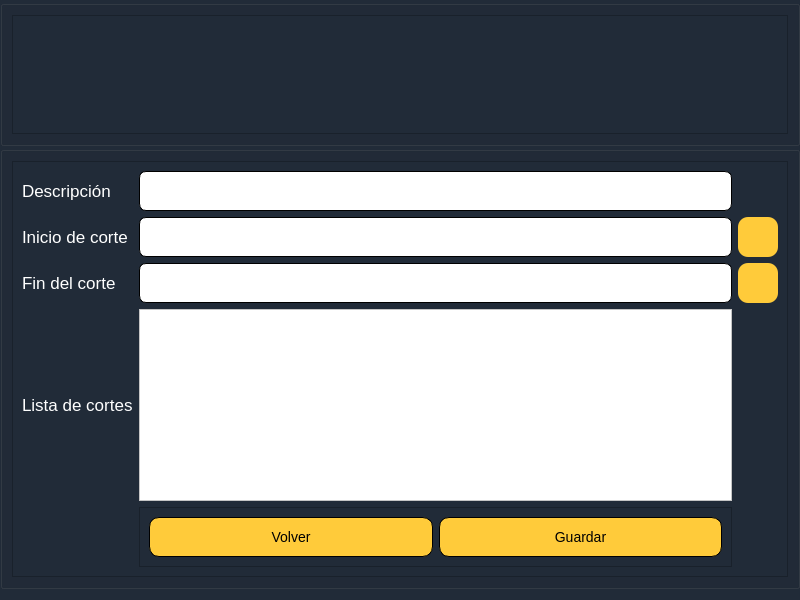
<?xml version="1.0" encoding="UTF-8"?>
<ui version="4.0">
 <class>OnlineRoutingMapperDialogBase</class>
 <widget class="QDialog" name="OnlineRoutingMapperDialogBase">
  <property name="enabled">
   <bool>true</bool>
  </property>
  <property name="geometry">
   <rect>
    <x>0</x>
    <y>0</y>
    <width>800</width>
    <height>600</height>
   </rect>
  </property>
  <property name="sizePolicy">
   <sizepolicy hsizetype="Fixed" vsizetype="Expanding">
    <horstretch>0</horstretch>
    <verstretch>0</verstretch>
   </sizepolicy>
  </property>
  <property name="minimumSize">
   <size>
    <width>400</width>
    <height>400</height>
   </size>
  </property>
  <property name="maximumSize">
   <size>
    <width>800</width>
    <height>600</height>
   </size>
  </property>
  <property name="windowTitle">
   <string>Online Routing Mapper</string>
  </property>
  <property name="styleSheet">
   <string notr="true">background-color: rgb(33, 43, 56);</string>
  </property>
  <layout class="QVBoxLayout" name="verticalLayout_2">
   <property name="spacing">
    <number>0</number>
   </property>
   <property name="sizeConstraint">
    <enum>QLayout::SetMinAndMaxSize</enum>
   </property>
   <property name="leftMargin">
    <number>0</number>
   </property>
   <property name="topMargin">
    <number>0</number>
   </property>
   <property name="rightMargin">
    <number>0</number>
   </property>
   <item>
    <widget class="QGroupBox" name="groupBox_2">
     <property name="minimumSize">
      <size>
       <width>0</width>
       <height>100</height>
      </size>
     </property>
     <property name="maximumSize">
      <size>
       <width>16777215</width>
       <height>200</height>
      </size>
     </property>
     <layout class="QHBoxLayout" name="horizontalLayout">
      <item>
       <widget class="QFrame" name="frame_4">
        <property name="frameShape">
         <enum>QFrame::StyledPanel</enum>
        </property>
        <property name="frameShadow">
         <enum>QFrame::Raised</enum>
        </property>
       </widget>
      </item>
     </layout>
    </widget>
   </item>
   <item>
    <widget class="QGroupBox" name="groupBox_3">
     <property name="sizePolicy">
      <sizepolicy hsizetype="Expanding" vsizetype="Fixed">
       <horstretch>0</horstretch>
       <verstretch>0</verstretch>
      </sizepolicy>
     </property>
     <layout class="QVBoxLayout" name="verticalLayout">
      <item>
       <widget class="QFrame" name="frame">
        <property name="sizePolicy">
         <sizepolicy hsizetype="Expanding" vsizetype="Fixed">
          <horstretch>0</horstretch>
          <verstretch>0</verstretch>
         </sizepolicy>
        </property>
        <property name="minimumSize">
         <size>
          <width>100</width>
          <height>100</height>
         </size>
        </property>
        <property name="styleSheet">
         <string notr="true">background-color: rgb(33, 43, 56);</string>
        </property>
        <property name="frameShape">
         <enum>QFrame::StyledPanel</enum>
        </property>
        <property name="frameShadow">
         <enum>QFrame::Raised</enum>
        </property>
        <layout class="QGridLayout" name="gridLayout">
         <item row="7" column="1">
          <widget class="QLineEdit" name="startTxt">
           <property name="enabled">
            <bool>true</bool>
           </property>
           <property name="minimumSize">
            <size>
             <width>0</width>
             <height>40</height>
            </size>
           </property>
           <property name="styleSheet">
            <string notr="true">background-color: rgb(255, 255, 255);
border-radius:7px;
border:1px solid black

</string>
           </property>
           <property name="readOnly">
            <bool>true</bool>
           </property>
          </widget>
         </item>
         <item row="7" column="0">
          <widget class="QLabel" name="stopLbl">
           <property name="font">
            <font>
             <pointsize>13</pointsize>
            </font>
           </property>
           <property name="styleSheet">
            <string notr="true">color: rgb(255, 255, 255);</string>
           </property>
           <property name="text">
            <string>Fin del corte</string>
           </property>
          </widget>
         </item>
         <item row="4" column="0">
          <widget class="QLabel" name="startLlb">
           <property name="font">
            <font>
             <pointsize>13</pointsize>
            </font>
           </property>
           <property name="styleSheet">
            <string notr="true">color: rgb(255, 255, 255);</string>
           </property>
           <property name="text">
            <string>Inicio de corte</string>
           </property>
          </widget>
         </item>
         <item row="9" column="0">
          <widget class="QLabel" name="stopLbl_2">
           <property name="font">
            <font>
             <pointsize>13</pointsize>
            </font>
           </property>
           <property name="styleSheet">
            <string notr="true">color: rgb(255, 255, 255);</string>
           </property>
           <property name="text">
            <string>Lista de cortes</string>
           </property>
          </widget>
         </item>
         <item row="4" column="1">
          <widget class="QLineEdit" name="stopTxt">
           <property name="minimumSize">
            <size>
             <width>0</width>
             <height>40</height>
            </size>
           </property>
           <property name="styleSheet">
            <string notr="true">background-color: rgb(255, 255, 255);
border-radius:7px;
border:1px solid black</string>
           </property>
           <property name="readOnly">
            <bool>true</bool>
           </property>
          </widget>
         </item>
         <item row="1" column="0">
          <widget class="QLabel" name="startLlb_2">
           <property name="font">
            <font>
             <pointsize>13</pointsize>
            </font>
           </property>
           <property name="styleSheet">
            <string notr="true">color: rgb(255, 255, 255);</string>
           </property>
           <property name="text">
            <string>Descripción</string>
           </property>
          </widget>
         </item>
         <item row="1" column="1">
          <widget class="QLineEdit" name="descripcionTxt">
           <property name="minimumSize">
            <size>
             <width>0</width>
             <height>40</height>
            </size>
           </property>
           <property name="styleSheet">
            <string notr="true">background-color: rgb(255, 255, 255);
border-radius:7px;
border:1px solid black</string>
           </property>
          </widget>
         </item>
         <item row="10" column="1">
          <widget class="QFrame" name="frame_2">
           <property name="minimumSize">
            <size>
             <width>0</width>
             <height>50</height>
            </size>
           </property>
           <property name="frameShape">
            <enum>QFrame::StyledPanel</enum>
           </property>
           <property name="frameShadow">
            <enum>QFrame::Raised</enum>
           </property>
           <layout class="QHBoxLayout" name="horizontalLayout_2">
            <item>
             <widget class="QPushButton" name="volver">
              <property name="minimumSize">
               <size>
                <width>0</width>
                <height>40</height>
               </size>
              </property>
              <property name="sizeIncrement">
               <size>
                <width>0</width>
                <height>40</height>
               </size>
              </property>
              <property name="styleSheet">
               <string notr="true">QPushButton {
font-size:14px;
background-color:#ffcb3a;
border-radius: 10px;
border: 1px solid black;
}

QPushButton:hover {
background-color: #FF0000;
}</string>
              </property>
              <property name="text">
               <string>Volver</string>
              </property>
             </widget>
            </item>
            <item>
             <widget class="QPushButton" name="aceptar">
              <property name="minimumSize">
               <size>
                <width>0</width>
                <height>40</height>
               </size>
              </property>
              <property name="sizeIncrement">
               <size>
                <width>0</width>
                <height>40</height>
               </size>
              </property>
              <property name="styleSheet">
               <string notr="true">QPushButton {
font-size:14px;
background-color:#ffcb3a;
border-radius: 10px;
border: 1px solid black;
}

QPushButton:hover {
background-color: #FF0000;
}</string>
              </property>
              <property name="text">
               <string>Guardar</string>
              </property>
             </widget>
            </item>
           </layout>
          </widget>
         </item>
         <item row="9" column="1">
          <widget class="QTableWidget" name="tableWidget">
           <property name="styleSheet">
            <string notr="true">background-color: rgb(255, 255, 255);</string>
           </property>
          </widget>
         </item>
         <item row="7" column="2">
          <widget class="QPushButton" name="startBtn">
           <property name="minimumSize">
            <size>
             <width>40</width>
             <height>40</height>
            </size>
           </property>
           <property name="styleSheet">
            <string notr="true">QPushButton {
font-size:14px;
background-color:#ffcb3a;
border-radius: 10px;
}

QPushButton:hover {
background-color: #FF0000;
}</string>
           </property>
           <property name="text">
            <string/>
           </property>
           <property name="icon">
            <iconset>
             <normaloff>sonidos/Logos/coordenada.png</normaloff>sonidos/Logos/coordenada.png</iconset>
           </property>
          </widget>
         </item>
         <item row="4" column="2">
          <widget class="QPushButton" name="stopBtn">
           <property name="minimumSize">
            <size>
             <width>40</width>
             <height>40</height>
            </size>
           </property>
           <property name="styleSheet">
            <string notr="true">QPushButton {
font-size:14px;
background-color:#ffcb3a;
border-radius: 10px;
}

QPushButton:hover {
background-color: #FF0000;
}</string>
           </property>
           <property name="text">
            <string/>
           </property>
           <property name="icon">
            <iconset>
             <normaloff>sonidos/Logos/coordenada.png</normaloff>sonidos/Logos/coordenada.png</iconset>
           </property>
          </widget>
         </item>
        </layout>
       </widget>
      </item>
     </layout>
    </widget>
   </item>
  </layout>
 </widget>
 <tabstops>
  <tabstop>descripcionTxt</tabstop>
  <tabstop>stopTxt</tabstop>
  <tabstop>startTxt</tabstop>
  <tabstop>tableWidget</tabstop>
  <tabstop>aceptar</tabstop>
  <tabstop>volver</tabstop>
  <tabstop>stopBtn</tabstop>
  <tabstop>startBtn</tabstop>
 </tabstops>
 <resources/>
 <connections/>
</ui>
